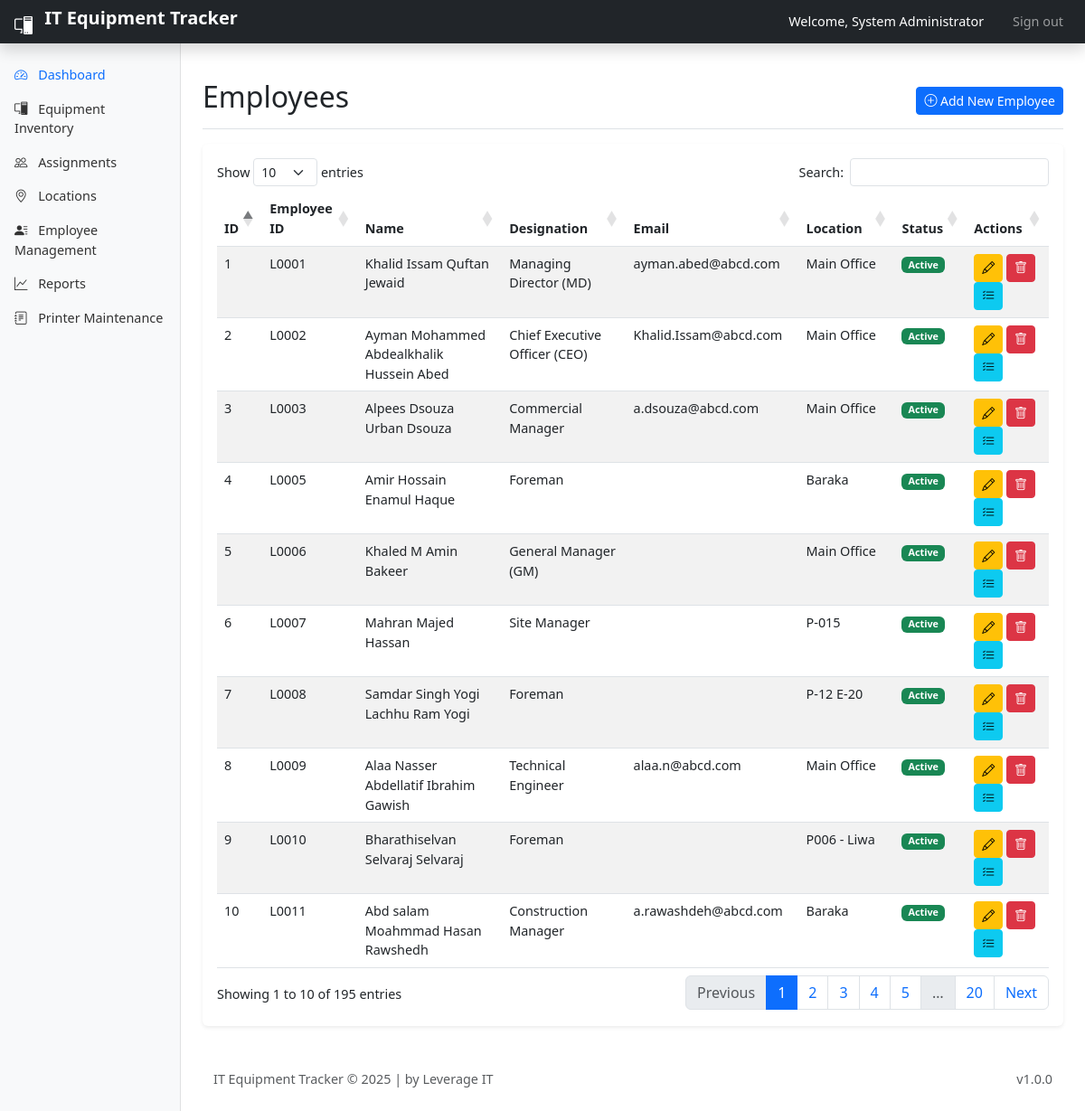
The page /employees.php (signed in) on the database its author committed.
### tables this page shows
CREATE TABLE IF NOT EXISTS `employee` (
  `id` int(10) UNSIGNED NOT NULL AUTO_INCREMENT,
  `employee_id` varchar(45) NOT NULL DEFAULT '',
  `employee_title` varchar(45) NOT NULL DEFAULT '',
  `employee_name` varchar(150) NOT NULL DEFAULT '',
  `designation` varchar(45) NOT NULL DEFAULT '',
  `email` varchar(150) DEFAULT NULL,
  `working_location` varchar(45) NOT NULL DEFAULT '',
  `employment_status` tinyint(2) UNSIGNED NOT NULL DEFAULT '0',
  `resigned_date` date NOT NULL DEFAULT '0000-00-00',
  `resigned_type` varchar(45) NOT NULL DEFAULT '',
  PRIMARY KEY (`id`)
);

### includes/config.php (called while the page is built, shortened)
<?php
function url($path = '') {
    return rtrim(BASE_URL, '/') . '/' . ltrim($path, '/');
}
function esc($data) {
    return htmlspecialchars($data, ENT_QUOTES, 'UTF-8');
}

### includes/auth.php (called while the page is built, shortened)
<?php
function is_logged_in() {
    return isset($_SESSION['user_id']) && !empty($_SESSION['user_id']);
}
function is_admin() {
    return is_logged_in() && $_SESSION['user_level'] === 'admin';
}

### employees.php (the view, shortened to what this page needs)
<?php
require_once __DIR__ . '/includes/config.php';
require_once __DIR__ . '/includes/auth.php';
$employees = [];
$result = $conn->query("SELECT * FROM employee ORDER BY id");
if ($result) {
    while ($row = $result->fetch_assoc()) {
        $employees[] = $row;
    }
}
$status_labels = [1 => 'Active', 2 => 'Inactive'];
?>
<!DOCTYPE html>
<html lang="en">
<head>
    <?php include __DIR__ . '/includes/header_scripts.php'; ?>
    <link rel="stylesheet" href="https://cdn.datatables.net/1.11.5/css/dataTables.bootstrap5.min.css">
</head>
<body>
<?php include __DIR__ . '/includes/header.php'; ?>
<div class="container-fluid flex-grow-1">
    <div class="row">
        <?php include __DIR__ . '/includes/sidebar.php'; ?>
        <main class="col-md-9 ms-sm-auto col-lg-10 px-md-4 py-4">
            <div class="d-flex justify-content-between flex-wrap flex-md-nowrap align-items-center pt-3 pb-2 mb-3 border-bottom">
                <h1 class="h2">Employees</h1>
                <div class="btn-toolbar mb-2 mb-md-0">
                    <a href="add_employee.php" class="btn btn-sm btn-primary">
                        <i class="bi bi-plus-circle"></i> Add New Employee
                    </a>
                </div>
            </div>
            <div class="card">
                <div class="card-body">
                    <div class="table-responsive">
                        <table id="employeesTable" class="table table-striped table-hover">
                            <thead>
                                <tr>
                                    <th>ID</th>
                                    <th>Employee ID</th>
                                    <th>Name</th>
                                    <th>Designation</th>
                                    <th>Email</th>
                                    <th>Location</th>
                                    <th>Status</th>
                                    <th>Actions</th>
                                </tr>
                            </thead>
                            <tbody>
                                <?php foreach ($employees as $emp): ?>
                                <tr>
                                    <td><?php echo $emp['id']; ?></td>
                                    <td><?php echo esc($emp['employee_id']); ?></td>
                                    <td><?php echo esc($emp['employee_name']); ?></td>
                                    <td><?php echo esc($emp['designation']); ?></td>
                                    <td><?php echo esc($emp['email']); ?></td>
                                    <td><?php echo esc($emp['working_location']); ?></td>
                                    <td>
                                        <span class="badge bg-<?php echo $emp['employment_status'] == 1 ? 'success' : 'secondary'; ?>">
                                            <?php echo $status_labels[$emp['employment_status']]; ?>
                                        </span>
                                    </td>
                                    <td>
                                        <a href="add_employee.php?id=<?php echo $emp['id']; ?>" class="btn btn-sm btn-warning" title="Edit">
                                            <i class="bi bi-pencil"></i>
                                        </a>
                                        <?php if (is_admin()): ?>
                                        <a href="employees.php?delete=<?php echo $emp['id']; ?>" class="btn btn-sm btn-danger" title="Delete" onclick="return confirm('Are you sure?')">
                                            <i class="bi bi-trash"></i>
                                        </a>
                                        <a href="employee_items.php?id=<?php echo $emp['id']; ?>" class="btn btn-sm btn-info" title="View Assigned Items">
                                            <i class="bi bi-list-check"></i>
                                        </a>
                                        <?php endif; ?>
                                    </td>
                                </tr>
                                <?php endforeach; ?>
                            </tbody>
                        </table>
                    </div>
                </div>
            </div>
        </main>
    </div>
</div>
<?php include __DIR__ . '/includes/footer.php'; ?>
</body>
</html>

### includes/header_scripts.php
<link href="https://cdn.jsdelivr.net/npm/bootstrap@5.3.0/dist/css/bootstrap.min.css" rel="stylesheet">
    <link href="https://cdn.jsdelivr.net/npm/bootstrap-icons@1.10.0/font/bootstrap-icons.css" rel="stylesheet">
    <link rel="stylesheet" href="https://code.jquery.com/ui/1.13.2/themes/base/jquery-ui.css">
    <link href="<?php echo url('assets/css/style.css'); ?>" rel="stylesheet">

### includes/header.php (shortened to what this page needs)
    <header class="navbar navbar-dark sticky-top bg-dark flex-md-nowrap p-0 shadow px-2">
    <div class="d-flex align-items-center w-100 justify-content-between">
        <a class="navbar-brand me-0 px-2 fw-bold text-truncate" href="<?php echo url('dashboard.php'); ?>" style="max-width: 80%;">
            <i class="bi bi-pc-display me-2"></i>
            <span class="d-inline-block text-truncate" style="max-width: 100%;">IT Equipment Tracker</span>
        </a>
    </div>
    <div class="navbar-nav ms-auto">
        <div class="nav-item text-nowrap d-flex align-items-center">
            <span class="text-white me-3 d-none d-sm-inline">Welcome, <?php echo $_SESSION['full_name']; ?></span>
            <a class="nav-link px-3" href="<?php echo url('auth/logout.php'); ?>">Sign out</a>
        </div>
    </div>
</header>

### includes/sidebar.php
<div class="container-fluid">
    <div class="row">
        <nav id="sidebarMenu" class="col-md-3 col-lg-2 d-md-block bg-light sidebar collapse">
            <div class="position-sticky pt-3">
                <ul class="nav flex-column">
                    <li class="nav-item">
                        <a class="nav-link active" href="<?php echo url('dashboard.php'); ?>">
                            <i class="bi bi-speedometer2 me-2"></i>
                            Dashboard
                        </a>
                    </li>
                    <li class="nav-item">
                        <a class="nav-link" href="<?php echo url('items.php'); ?>">
                            <i class="bi bi-pc-display me-2"></i>
                            Equipment Inventory
                        </a>
                    </li>
                    <li class="nav-item">
                        <a class="nav-link" href="<?php echo url('assignments.php'); ?>">
                            <i class="bi bi-people me-2"></i>
                            Assignments
                        </a>
                    </li>
                    <li class="nav-item">
                        <a class="nav-link" href="<?php echo url('locations.php'); ?>">
                            <i class="bi bi-geo-alt me-2"></i>
                            Locations
                        </a>
                    </li>
                    <?php if (is_admin()): ?>
                    <li class="nav-item">
                        <a class="nav-link" href="<?php echo url('employees.php'); ?>">
                            <i class="bi bi-person-lines-fill me-2"></i>
                            Employee Management
                        </a>
                    </li>
                    <li class="nav-item">
                        <a class="nav-link" href="<?php echo url('reports.php'); ?>">
                            <i class="bi bi-graph-up me-2"></i>
                            Reports
                        </a>
                    </li>
                    <li class="nav-item">
                        <a class="nav-link" href="<?php echo url('printer_maintenance.php'); ?>">
                            <i class="bi bi-journal-text me-2"></i>
                            Printer Maintenance
                        </a>
                    </li>
                    <?php endif; ?>
                </ul>
            </div>
        </nav>

### includes/footer.php
<footer class="footer col-md-9 ms-sm-auto col-lg-10 px-md-4 py-4">
    <div class="container">
        <div class="row">
            <div class="col-md-6">
                <span class="text-muted">IT Equipment Tracker &copy; <?php echo date('Y'); ?> | by Leverage IT</span>
            </div>
            <div class="col-md-6 text-md-end">
                <span class="text-muted">v1.0.0</span>
            </div>
        </div>
    </div>
</footer>

### assets/css/style.css (style rules this page uses)
body { font-size: 0.9rem; }
.sidebar { position: fixed; top: 0; bottom: 0; left: 0; z-index: 100; padding: 48px 0 0; box-shadow: inset -1px 0 0 rgba(0, 0, 0, .1); }
.sidebar .nav-link { font-weight: 500; color: #333; padding: 0.5rem 1rem; }
.sidebar .nav-link.active { color: #0d6efd; }
main { padding-top: 1.5rem; }
.card { border: none; box-shadow: 0 0.125rem 0.25rem rgba(0, 0, 0, 0.075); }

### rows shown on the page
employee: id "1", employee "L0001", employee_name "Khalid Issam Quftan Jewaid", designation "Managing Director (MD)", email "ayman.abed@abcd.com", working_location "Main Office", employment_status "Active"
employee: id "2", employee "L0002", employee_name "Ayman Mohammed Abdealkhalik Hussein Abed", designation "Chief Executive Officer (CEO)", email "Khalid.Issam@abcd.com", working_location "Main Office", employment_status "Active"
employee: id "3", employee "L0003", employee_name "Alpees Dsouza Urban Dsouza", designation "Commercial Manager", email "a.dsouza@abcd.com", working_location "Main Office", employment_status "Active"
employee: id "4", employee "L0005", employee_name "Amir Hossain Enamul Haque", designation "Foreman", working_location "Baraka", employment_status "Active"
employee: id "5", employee "L0006", employee_name "Khaled M Amin Bakeer", designation "General Manager (GM)", working_location "Main Office", employment_status "Active"
employee: id "6", employee "L0007", employee_name "Mahran Majed Hassan", designation "Site Manager", working_location "P-015", employment_status "Active"
employee: id "7", employee "L0008", employee_name "Samdar Singh Yogi Lachhu Ram Yogi", designation "Foreman", working_location "P-12 E-20", employment_status "Active"
employee: id "8", employee "L0009", employee_name "Alaa Nasser Abdellatif Ibrahim Gawish", designation "Technical Engineer", email "alaa.n@abcd.com", working_location "Main Office", employment_status "Active"
employee: id "9", employee "L0010", employee_name "Bharathiselvan Selvaraj Selvaraj", designation "Foreman", working_location "P006 - Liwa", employment_status "Active"
employee: id "10", employee "L0011", employee_name "Abd salam Moahmmad Hasan Rawshedh", designation "Construction Manager", email "a.rawashdeh@abcd.com", working_location "Baraka", employment_status "Active"

### other values the page prints
$_SESSION['full_name'] "System Administrator"
